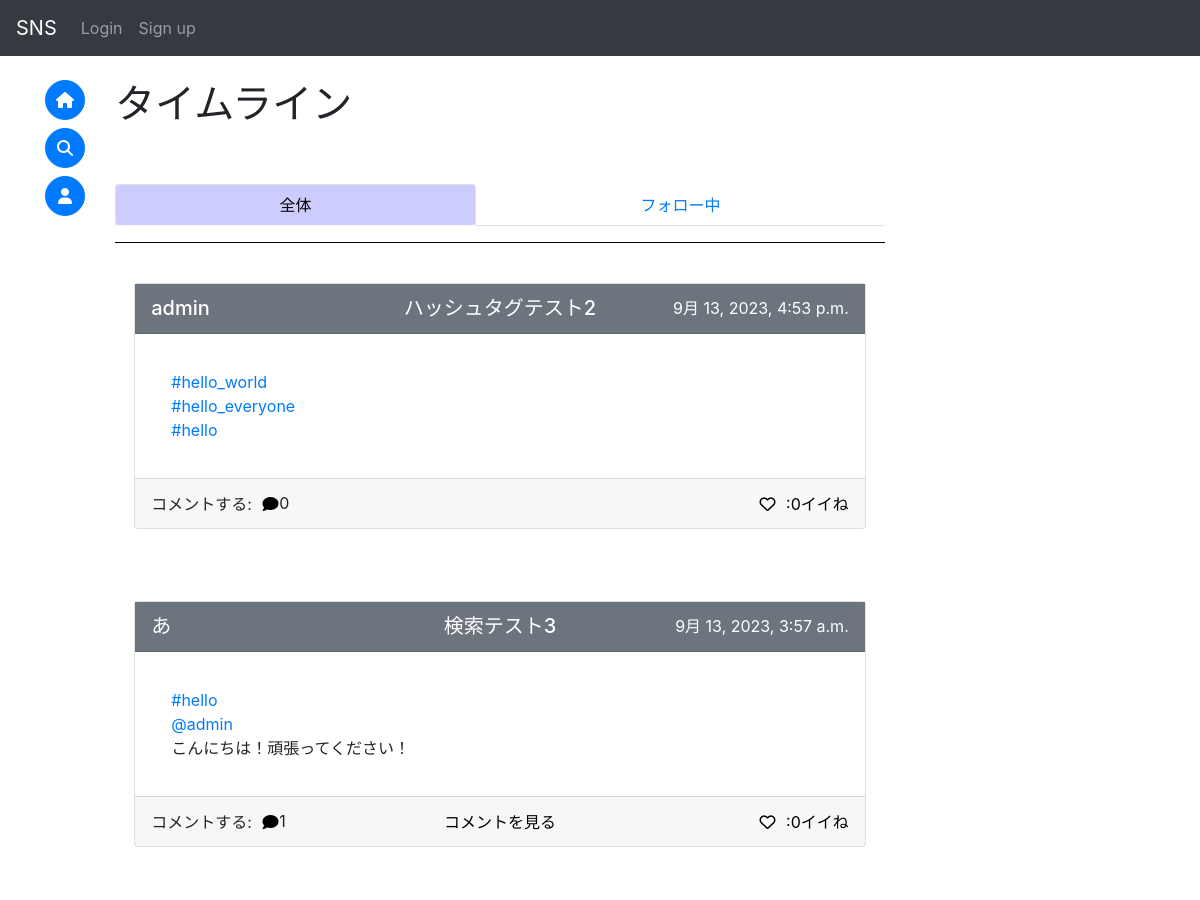
Page /sns/ (upper part) on the earlier database version.
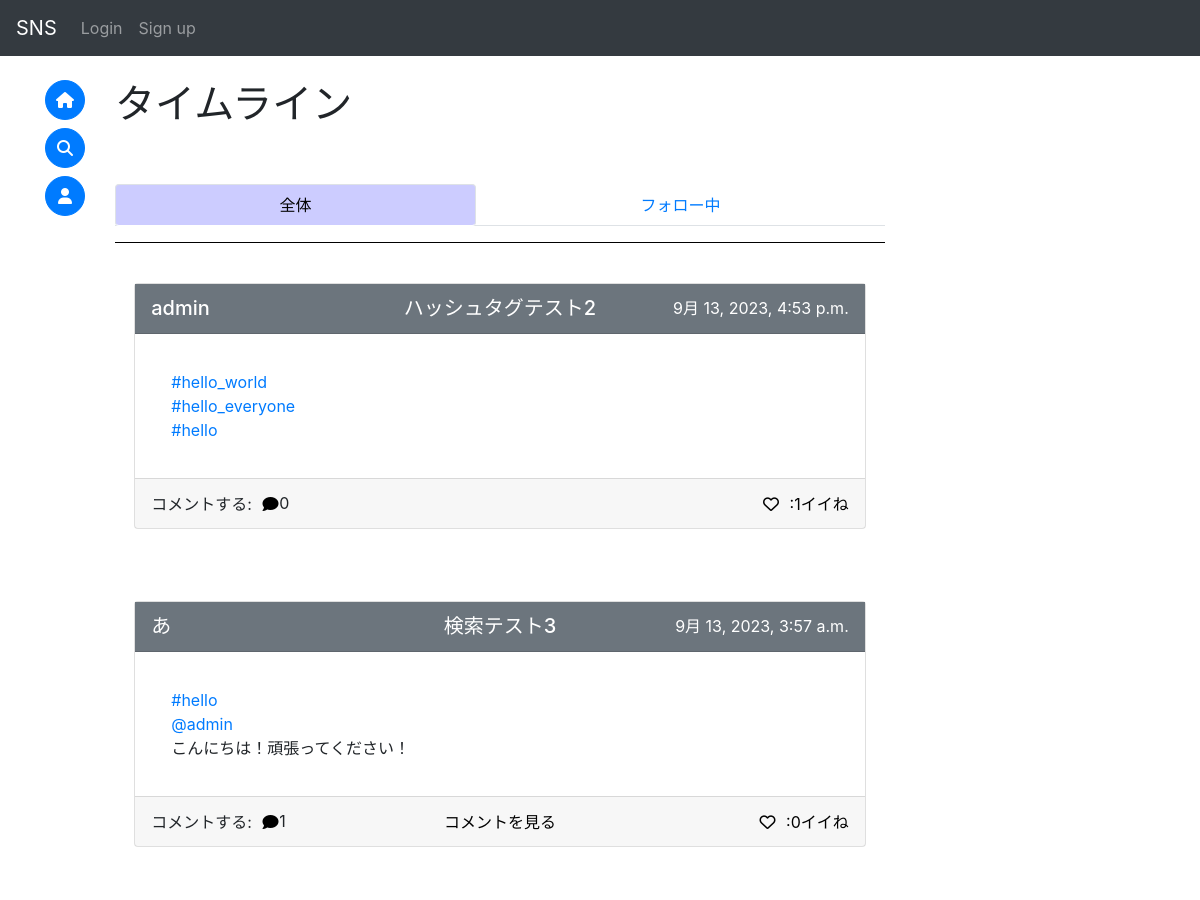
Same page on the later database version.
### sns/models.py (models this page shows, shortened)
class Post(models.Model):
    id = models.UUIDField(primary_key=True, default=uuid.uuid4, editable=False)
    title = models.CharField(max_length=50, null=True)
    detail = models.TextField(max_length=255)
    author = models.ForeignKey(
        get_user_model(),
        on_delete=models.CASCADE,
        related_name="author"
    )
    created_at = models.DateTimeField(auto_now_add=True)
    good_num = models.IntegerField(default=0)
    mode = models.IntegerField(default=0)#0:通常の投稿 1:コメント
    parent_post = models.ForeignKey(
        "Post",
        on_delete=models.CASCADE,
        null=True,
        blank=True,
    )
    mention = models.ManyToManyField(
        get_user_model(),
        related_name="mention",
        blank=True
    )

### accounts/models.py (models this page shows, shortened)
class CustomUser(AbstractBaseUser, PermissionsMixin):
    id = models.UUIDField(primary_key=True, default=uuid.uuid4, editable=False)
    email = models.EmailField(_("email address"), unique=True, null=True)
    is_staff = models.BooleanField(
        _("staff status"),
        default=False,
        help_text=_("Designates whether the user can log into this admin site."),
    )
    username = models.CharField(_("username"), max_length=50)
    usertag = models.CharField(_("usertag"), max_length=16, unique=True, null=True)
    created_at = models.DateTimeField(auto_now_add=True)
    is_active = models.BooleanField(default=True)
    objects = CustomUserManager()
    EMAIL_FIELD = "email"
    USERNAME_FIELD = "email"
    REQUIRED_FIELDS = ["username", "usertag"]
    class Meta:
        verbose_name = _("user")
        verbose_name_plural = _("users")
    def __str__(self):
        return self.username

### sns/views.py (the view, shortened to what this page needs)
# urls.py: path("", views.IndexView.as_view(), name="index"),
class IndexView(generic.ListView):
    count = Post.objects.filter(mode=0).count()
    show_num = 5
    if count-show_num < 0:
        queryset = Post.objects.filter(mode=0)
    else :
        queryset = Post.objects.filter(mode=0)[count-show_num:]
    def get_context_data(self, *args, **kwargs: Any):
        context = super().get_context_data(*args, **kwargs)
        if self.count - self.show_num < 0:
            post = Post.objects.filter(mode=0)
        else:
            post = Post.objects.filter(mode=0)[self.count-self.show_num:]
        context["order"] = 1
        context["last"] = 0
        lib.list_comment(context, post)
        if self.request.user.is_anonymous:
            return context

### mysns/lib.py (called while the page is built)
def comment_num_count(now, com_num, count=0):
    ans = 0
    for n in now.post_set.all():
        ans += comment_num_count(n, com_num, count)
    com_num[now.id] = ans
    return ans + 1

def list_comment(context, post):
    comment_num = {} #各投稿に対するコメント数
    top_comment = {} #各投稿に対するコメント
    for p in post:
        comment_num_count(p, comment_num)
        try:
            top_comment[p.id] = p.post_set.all()
        except Exception:
            top_comment[p.id] = []
    context["comment_num"] = comment_num
    context["top_comment"] = top_comment

### sns/templatetags/custom_filter.py (called while the page is built)
@register.filter
def get_value(d, k):
    if k in d:
        return d[k]
    return None

### sns/templates/sns/post_list.html (shortened to what this page needs)
{% extends 'base.html' %}
{% block content %}
{% load custom_filter %}
<h1>タイムライン</h1><br>
<div class="row-1" style="position: sticky;top: 55px;z-index:2;background-color:#fff;">
    <br>
    <ul class="nav nav-tabs nav-fill nav-pills" role="tablist">
        <li class="nav-item tab-hov">
            <a class="nav-link active" id="item1-tab" data-toggle="tab" href="#item1" role="tab" aria-controls="item1" aria-selected="true">全体</a>
        </li>
        <li class="nav-item tab-hov">
            <a class="nav-link" id="item2-tab" data-toggle="tab" href="#item2" role="tab" aria-controls="item2" aria-selected="false">フォロー中</a>
        </li>
    </ul>
    <hr size="10" width="100%" color="black">
    <br>
</div>
<div class="tab-content">
    {% include 'sns/additional_post_list.html' %}
</div>
<br>
<br>
<br>
{% endblock %}

### templates/post_card_include.html (shortened to what this page needs)
{% load custom_filter %}
<div class="card w-150px mx-auto clearfix" style="position:relative;">
    <a href="{% url 'sns:post' postcard.pk %}" style="position:absolute;inset:0;">
        <div class="card-header bg-secondary h-50px clearfix" style="display:flex; justify-content:center;postition:relative;">
            <h5 style="position:absolute; left:1rem;">
                <a href="{% url 'accounts:user' postcard.author.id %}" class="on-a title-link">
                    {{ postcard.author }}
                </a>
            </h5>
            <h5 style="text-align:center; display:table-cell;">
                <a href="{% url 'sns:post' postcard.id %}" class="on-a title-link">
                    {% if postcard.mode != 1 %}
                        {{ postcard.title | truncatechars:20 }}
                    {% endif %}
                </a>
            </h5>
            <p style="position:absolute; right:1rem; color:white">
                {{ postcard.created_at }}
            </p>
        </div>
        <div class="card-body detail clearfix">
            <p class="card-text">
                <div class="on-a">
                    {{ postcard|mention|linebreaks }}
                </div>
            </p>
        </div>
        <div class="card-footer h-50px text-right clearfix" style="display:flex;justify-content:center;postition:relative;">
            <div style="display:inline">
                <p style="position:absolute;left:1rem;">
                    コメントする:
                    <button onClick="clearText('{{ postcard.id }}')" class="good on-a">
                        <i class="fa-solid fa-comment"></i>
                    </button>
                    <div id="comment_num_{{ postcard.id }}" style="position:absolute;left:9rem;">
                        {{ comment_num|get_value:postcard.id }}
                    </div>
                </p>
            </div>
            <div>
            {% with num=comment_num|get_value:postcard.id %}
            {% if num > 0 %}
                <button onClick="openComment('{{ postcard.id }}_{{ good_mode }}')" class="good on-a">
                    コメントを見る
                </button>
            {% endif %}
            {% endwith %}
            </div>
            <div style="position:absolute;right:1rem;">
                {% if user.is_anonymous %}
                    <button onClick="location.href='{% url 'sns:good' postcard.id 1 %}'" class="good on-a">
                        <i class="fa-regular fa-heart"></i>
                    </button>
                {% endif %}
                <a href="{% url 'sns:good_user' postcard.id %}" class="notlink on-a">
                    <div id="num_{{ postcard.id }}_{{ good_mode }}" style="display:inline;size:4;">:{{ postcard.good_num }}イイね</div>
                </a>
            </div>
        </div>
    </a>
</div>

Differences in the rows shown:
changed Post "ハッシュタグテスト2": good_num "0" → "1"
